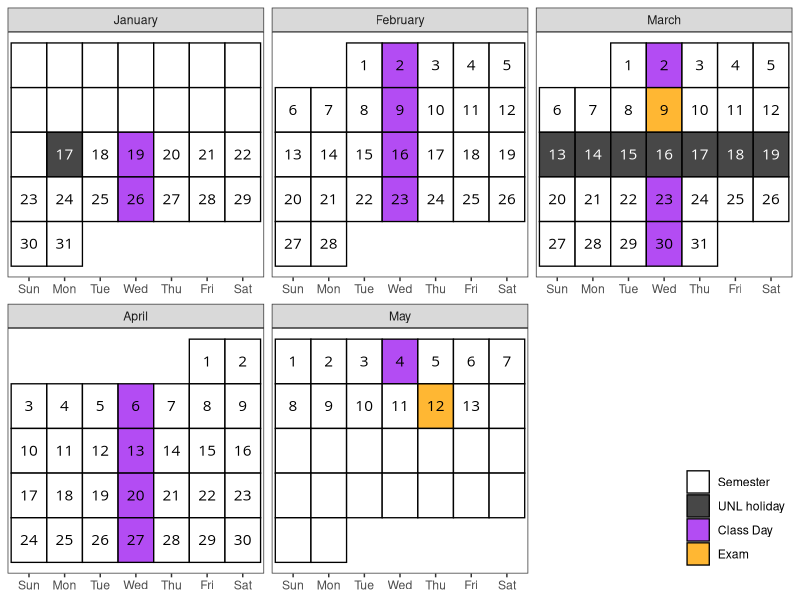

Recreate this plot in R.
## ---- chunk 1
# knitr::opts_chunk$set(cache=FALSE, dev='pdf')
knitr::opts_chunk$set(cache=F,
                      fig.path = 'figs/',
                      cache.path='cache/',
                      warning=F,
                      message=F)

knitr::opts_chunk$set(
                  fig.process = function(x) {
                      x2 = sub('-\\d+([.][a-z]+)$', '\\1', x)
                      if (file.rename(x, x2)) x2 else x
                      }
                  )

library(tidyverse)
library(lubridate)

# Create a calendar for your syllabus ----
# Source: http://svmiller.com/blog/2020/08/a-ggplot-calendar-for-your-semester/

# 1) what is the first Monday of the semester?
# Any number of ways to identify dates in R, but we'll use {lubridate} and the ymd() function here.
# Format: YYYYMMDD. In this example, 4 January 2022.

# Weekday(s) of class
class_wdays <- c("Wed")

# Spring Break was 13 March 2022 to 20 March 2022.
not_here_dates <- c(
  ymd("20220117"),
  # Spring Break
  seq(ymd(20220313),ymd(20220319), by=1))

# You can adjust this as you see fit. Basically: add assignment types (e.g. papers, quizzes).
# My intro class was fairly simple: just exams.
exam_dates <- c(ymd(20220309), ymd(20220512))

# What are the full dates of the semester? Here, I'll exclude exam week as I like to do.
# In this case: 6 January to 23 April
semester_dates <- seq(ymd(20220117), ymd(20220513), by=1)

exam_week <- seq(ymd(20220509), ymd(20220513), by = 1)

# Custom function for treating the first day of the month as the first week 
# of the month up until the first Sunday (unless Sunday was the start of the month)
wom <- function(date) {
    first <- wday(as.Date(paste(year(date),month(date),1,sep="-")))
    return((mday(date)+(first-2)) %/% 7+1)
  }

# Create a data frame of dates, assign to Cal
Cal <- tibble(date = seq(ymd(20220102), ymd(20220530), by=1))  %>%
  mutate(mon = lubridate::month(date, label=T, abbr=F), # get month label
         wkdy = weekdays(date, abbreviate=T), # get weekday label
         wkdy = fct_relevel(wkdy, "Sun", "Mon", "Tue", "Wed", "Thu","Fri","Sat"), # make sure Sunday comes first
         semester = date %in% semester_dates, # is date part of the semester?
         exams = date %in% exam_dates, # is it an exam?
         not_here = date %in% not_here_dates, # is it a day off?
         exam_wk = date %in% exam_week,
         day = lubridate::mday(date), # get day of month to add later as a label
         # Below: our custom wom() function
         week = wom(date))

# Create a category variable, for filling.
# I can probably make this a case_when(), but this will work.

Cal <- Cal %>%
  mutate(category = case_when(
    exams ~ "Exam",
    not_here ~ "UNL holiday",
    semester & wkdy %in% class_wdays & !not_here & !exam_wk ~ "Class Day",
    semester ~ "Semester",
    TRUE ~ "NA"
  ))
  # mutate(category = NA,
  #        category = ifelse(semester == 1, "Semester", category),
  #        category = ifelse(semester == 1 & wkdy %in% c("Wed"), "Class Day", category),
  #        category = ifelse(exams == 1, "Exams", category),
  #        category = ifelse(is.na(category) | (semester == 1 & not_here == 1), "NA", category)) -> Cal 

class_cal <- Cal %>% 
  ggplot(.,aes(wkdy, week)) +
  # custom theme stuff below
  # theme_steve_web() + 
  theme_bw() +
  theme(panel.grid.major.x = element_blank(),
        legend.position = c(1, 0), legend.justification = c(1,0), legend.direction = "vertical", legend.title = element_blank(),
        axis.title.y = element_blank(), axis.title.x = element_blank(), axis.ticks.y = element_blank(), axis.text.y = element_blank()) +
  # geom_tile and facet_wrap will do all the heavy lifting
  geom_tile(alpha=0.8, aes(fill=category), color="black", size=.45) +
  facet_wrap(~mon, scales = "free", ncol=3) +
  # fill in tiles to make it look more "calendary" (sic)
  geom_text(aes(label=day, color = semester&(!not_here)),family="Open Sans") +
  # put your y-axis down, flip it, and reverse it
  scale_y_reverse(breaks=NULL) +
  # manually fill scale colors to something you like...
  scale_color_manual(values = c("FALSE" = "white", "TRUE" = "black"), guide = "none") + 
  scale_fill_manual(values=c("Class Day"="purple", 
                             "Semester"="white",
                             "UNL holiday" = "grey10",
                             "NA" = "white", # I like these whited out...
                             "Exam"="orange"),
                    #... but also suppress a label for a non-class semester day
                    breaks=c("Semester", "UNL holiday", "Class Day","Exam"))
# class_cal

exam_days <- filter(Cal, category == "Exam") %>% 
  mutate(topic = c("Midterm", "Final"),
         time = c("In Class", "1-3 pm"))

class_days <- filter(Cal, category == "Class Day") %>%
  mutate(topic = c(
    "Getting Started", 
    "Scripts & Notebooks", 
    "R & Python Intro", 
    "Basic Data Types", 
    "Vectors, Arrays, and Indexing", 
    "Control Structures", 
    "Data Structures", 
    "Git and Github", 
    "Reading in Data", 
    "Functions", 
    "Functions and Loops", 
    "Statistics", 
    "Modeling", 
    "Simulation")) %>%
  bind_rows(exam_days) %>%
  arrange(date)

## ---- chunk 2
class_cal
## ---- chunk 3
class_days %>% select(date, topic, time) %>%
  mutate(time = ifelse(is.na(time), "", time)) %>%
  mutate(date2 = format(date, "%b %e")) %>%
  set_names(c("date", "Topic", "Time", "Date")) %>%
  select(Date, Time, Topic) %>%
kableExtra::kable(caption = "Tentative schedule of class topics", format = "simple")
